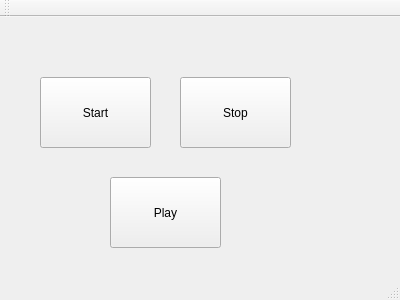
<?xml version="1.0" encoding="UTF-8"?>
<ui version="4.0">
 <class>MainWindow</class>
 <widget class="QMainWindow" name="MainWindow">
  <property name="geometry">
   <rect>
    <x>0</x>
    <y>0</y>
    <width>400</width>
    <height>300</height>
   </rect>
  </property>
  <property name="windowTitle">
   <string>MainWindow</string>
  </property>
  <widget class="QWidget" name="centralWidget">
   <widget class="QPushButton" name="startButton">
    <property name="geometry">
     <rect>
      <x>40</x>
      <y>60</y>
      <width>111</width>
      <height>71</height>
     </rect>
    </property>
    <property name="text">
     <string>Start</string>
    </property>
   </widget>
   <widget class="QPushButton" name="stopButton">
    <property name="geometry">
     <rect>
      <x>180</x>
      <y>60</y>
      <width>111</width>
      <height>71</height>
     </rect>
    </property>
    <property name="text">
     <string>Stop</string>
    </property>
   </widget>
   <widget class="QPushButton" name="playButton">
    <property name="geometry">
     <rect>
      <x>110</x>
      <y>160</y>
      <width>111</width>
      <height>71</height>
     </rect>
    </property>
    <property name="text">
     <string>Play</string>
    </property>
   </widget>
  </widget>
  <widget class="QMenuBar" name="menuBar">
   <property name="geometry">
    <rect>
     <x>0</x>
     <y>0</y>
     <width>400</width>
     <height>22</height>
    </rect>
   </property>
  </widget>
  <widget class="QToolBar" name="mainToolBar">
   <attribute name="toolBarArea">
    <enum>TopToolBarArea</enum>
   </attribute>
   <attribute name="toolBarBreak">
    <bool>false</bool>
   </attribute>
  </widget>
  <widget class="QStatusBar" name="statusBar"/>
 </widget>
 <layoutdefault spacing="6" margin="11"/>
 <resources/>
 <connections/>
</ui>
